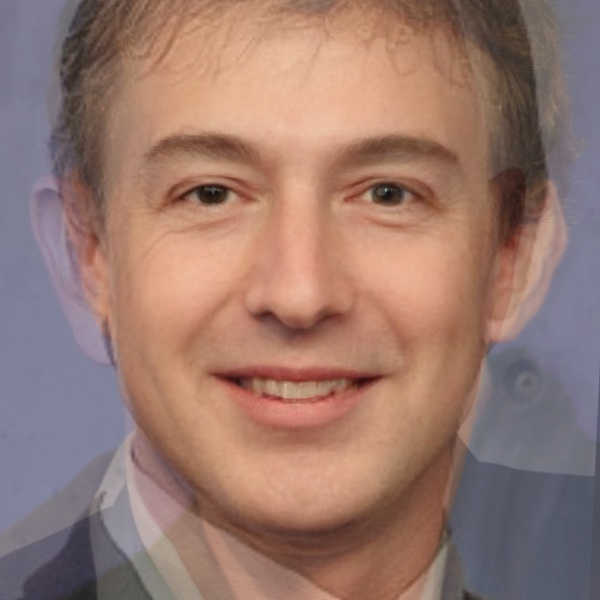
#> input picture Python_Demos/face_test.jpg, 600 x 600 px
$ python Face_Test.py
#> lines starting #> are read from the running program, lines starting #| are printed output that depends on the picture; after the words box and inside, x2 and y2 are one past the last pixel; in counts of white or black regions, pixels touching at a corner belong together
import numpy as np
import cv2

face_cascade = cv2.CascadeClassifier('/home/pi/Desktop/RobotSwarm/face.xml')

img = cv2.imread('face_test.jpg')
#> img is the input picture: shape (600, 600, 3); mean B, G, R 111, 121.1, 152.9
gray = cv2.cvtColor(img, cv2.COLOR_BGR2GRAY)
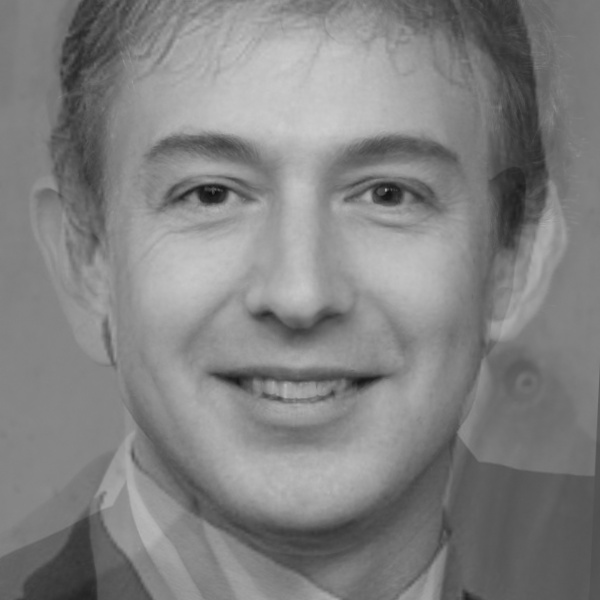
#> gray: shape (600, 600); min 13, max 204, mean 129.5

faces = face_cascade.detectMultiScale(gray, 1.3, 5)
#> faces = [[72, 28, 444, 444]]
for (x,y,w,h) in faces:
    cv2.rectangle(img,(x,y),(x+w,y+h),(255,0,0),2)
#> this loop made 1 pass
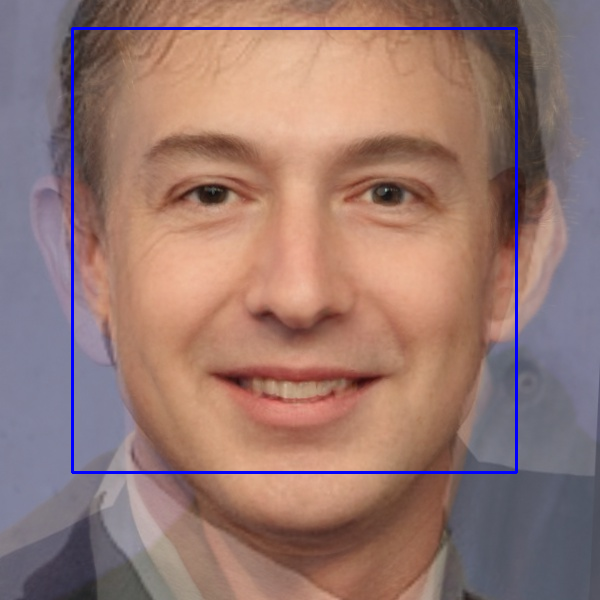
#> img: shape (600, 600, 3); 1.48% of pixels changed, all inside (x1, y1, x2, y2) = (71, 27, 518, 474)
cv2.imwrite('img.jpg',img)
